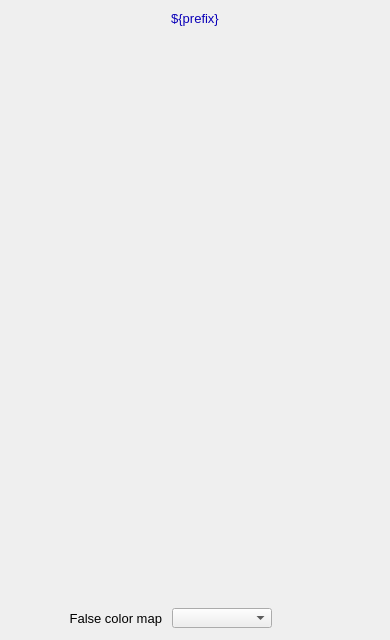
<?xml version="1.0" ?>
<ui version="4.0">
  <class>Dialog</class>
  <widget class="QWidget" name="screen">
    <property name="geometry">
      <rect>
        <x>193</x>
        <y>91</y>
        <width>390</width>
        <height>640</height>
      </rect>
    </property>
    <property name="styleSheet">
      <string notr="true">QWidget#screen {
  color: rgb(0, 0, 0);
  background-color: rgb(187, 187, 187);
  }</string>
    </property>
    <property name="windowTitle">
      <string>NDColorConvert</string>
    </property>
    <widget class="PyDMDrawingRectangle" name="rectangle">
      <property name="geometry">
        <rect>
          <x>0</x>
          <y>5</y>
          <width>390</width>
          <height>25</height>
        </rect>
      </property>
      <property name="brush" stdset="0">
        <brush brushstyle="SolidPattern">
          <color alpha="255">
            <red>218</red>
            <green>218</green>
            <blue>218</blue>
          </color>
        </brush>
      </property>
      <property name="penStyle" stdset="0">
        <enum>Qt::SolidLine</enum>
      </property>
      <property name="penColor" stdset="0">
        <color>
          <red>218</red>
          <green>218</green>
          <blue>218</blue>
        </color>
      </property>
      <property name="penWidth" stdset="0">
        <double>0</double>
      </property>
      <property name="penCapStyle" stdset="0">
        <enum>Qt::FlatCap</enum>
      </property>
      <property name="toolTip">
        <string>rectangle</string>
      </property>
    </widget>
    <widget class="QLabel" name="text">
      <property name="geometry">
        <rect>
          <x>87</x>
          <y>6</y>
          <width>216</width>
          <height>25</height>
        </rect>
      </property>
      <property name="text">
        <string>${prefix}</string>
      </property>
      <property name="font" stdset="0">
        <font>
          <pointsize>10</pointsize>
        </font>
      </property>
      <property name="brush" stdset="0">
        <brush brushstyle="SolidPattern">
          <color alpha="255">
            <red>10</red>
            <green>0</green>
            <blue>184</blue>
          </color>
        </brush>
      </property>
      <property name="toolTip">
        <string>text</string>
      </property>
      <property name="alignment">
        <set>Qt::AlignCenter</set>
      </property>
      <property name="styleSheet">
        <string notr="true">QLabel#text {
  color: rgb(10, 0, 184);
  }</string>
      </property>
    </widget>
    <widget class="PyDMEmbeddedDisplay" name="composite">
      <property name="geometry">
        <rect>
          <x>5</x>
          <y>40</y>
          <width>380</width>
          <height>530</height>
        </rect>
      </property>
      <property name="toolTip">
        <string>composite</string>
      </property>
      <property name="filename" stdset="0">
        <string>PluginBase_V24.ui</string>
      </property>
    </widget>
    <widget class="PyDMFrame" name="composite_1">
      <property name="geometry">
        <rect>
          <x>5</x>
          <y>575</y>
          <width>380</width>
          <height>60</height>
        </rect>
      </property>
      <widget class="PyDMDrawingRectangle" name="rectangle_1">
        <property name="geometry">
          <rect>
            <x>0</x>
            <y>0</y>
            <width>380</width>
            <height>60</height>
          </rect>
        </property>
        <property name="brush" stdset="0">
          <brush brushstyle="NoBrush">
            <color alpha="255">
              <red>0</red>
              <green>0</green>
              <blue>0</blue>
            </color>
          </brush>
        </property>
        <property name="penStyle" stdset="0">
          <enum>Qt::SolidLine</enum>
        </property>
        <property name="penColor" stdset="0">
          <color>
            <red>0</red>
            <green>0</green>
            <blue>0</blue>
          </color>
        </property>
        <property name="penWidth" stdset="0">
          <double>1</double>
        </property>
        <property name="penCapStyle" stdset="0">
          <enum>Qt::FlatCap</enum>
        </property>
        <property name="toolTip">
          <string>rectangle_1</string>
        </property>
      </widget>
      <widget class="PyDMFrame" name="composite_2">
        <property name="geometry">
          <rect>
            <x>7</x>
            <y>8</y>
            <width>366</width>
            <height>20</height>
          </rect>
        </property>
        <widget class="QLabel" name="text_1">
          <property name="geometry">
            <rect>
              <x>5</x>
              <y>575</y>
              <width>150</width>
              <height>20</height>
            </rect>
          </property>
          <property name="text">
            <string>Color mode out</string>
          </property>
          <property name="font" stdset="0">
            <font>
              <pointsize>10</pointsize>
            </font>
          </property>
          <property name="brush" stdset="0">
            <brush brushstyle="SolidPattern">
              <color alpha="255">
                <red>0</red>
                <green>0</green>
                <blue>0</blue>
              </color>
            </brush>
          </property>
          <property name="toolTip">
            <string>text_1</string>
          </property>
          <property name="alignment">
            <set>Qt::AlignRight|Qt::AlignTrailing|Qt::AlignVCenter</set>
          </property>
          <property name="styleSheet">
            <string notr="true">QLabel#text_1 {
  color: rgb(0, 0, 0);
  }</string>
          </property>
        </widget>
        <widget class="PyDMEnumComboBox" name="menu">
          <property name="geometry">
            <rect>
              <x>165</x>
              <y>575</y>
              <width>100</width>
              <height>20</height>
            </rect>
          </property>
          <property name="toolTip">
            <string>${prefix}ColorModeOut</string>
          </property>
          <property name="channel" stdset="0">
            <string>ca://${prefix}ColorModeOut</string>
          </property>
          <property name="font" stdset="0">
            <font>
              <pointsize>10</pointsize>
            </font>
          </property>
          <property name="styleSheet">
            <string notr="true">PyDMEnumComboBox#menu {
  color: rgb(0, 0, 0);
  background-color: rgb(115, 223, 255);
  }</string>
          </property>
        </widget>
        <widget class="PyDMLabel" name="text_update">
          <property name="geometry">
            <rect>
              <x>271</x>
              <y>576</y>
              <width>100</width>
              <height>18</height>
            </rect>
          </property>
          <property name="toolTip">
            <string>PV: ${prefix}ColorModeOut_RBV</string>
          </property>
          <property name="channel" stdset="0">
            <string>ca://${prefix}ColorModeOut_RBV</string>
          </property>
          <property name="font" stdset="0">
            <font>
              <pointsize>10</pointsize>
            </font>
          </property>
          <property name="alignment">
            <set>Qt::AlignLeading|Qt::AlignLeft|Qt::AlignVCenter</set>
          </property>
          <property name="textInteractionFlags">
            <set>Qt::TextSelectableByKeyboard|Qt::TextSelectableByMouse</set>
          </property>
          <property name="styleSheet">
            <string notr="true">PyDMLabel#text_update {
  color: rgb(10, 0, 184);
  background-color: rgb(187, 187, 187);
  }</string>
          </property>
        </widget>
      </widget>
      <widget class="QLabel" name="text_2">
        <property name="geometry">
          <rect>
            <x>7</x>
            <y>33</y>
            <width>150</width>
            <height>20</height>
          </rect>
        </property>
        <property name="text">
          <string>False color map</string>
        </property>
        <property name="font" stdset="0">
          <font>
            <pointsize>10</pointsize>
          </font>
        </property>
        <property name="brush" stdset="0">
          <brush brushstyle="SolidPattern">
            <color alpha="255">
              <red>0</red>
              <green>0</green>
              <blue>0</blue>
            </color>
          </brush>
        </property>
        <property name="toolTip">
          <string>text_2</string>
        </property>
        <property name="alignment">
          <set>Qt::AlignRight|Qt::AlignTrailing|Qt::AlignVCenter</set>
        </property>
        <property name="styleSheet">
          <string notr="true">QLabel#text_2 {
  color: rgb(0, 0, 0);
  }</string>
        </property>
      </widget>
      <widget class="PyDMEnumComboBox" name="menu_1">
        <property name="geometry">
          <rect>
            <x>167</x>
            <y>33</y>
            <width>100</width>
            <height>20</height>
          </rect>
        </property>
        <property name="toolTip">
          <string>${prefix}FalseColor</string>
        </property>
        <property name="channel" stdset="0">
          <string>ca://${prefix}FalseColor</string>
        </property>
        <property name="font" stdset="0">
          <font>
            <pointsize>10</pointsize>
          </font>
        </property>
        <property name="styleSheet">
          <string notr="true">PyDMEnumComboBox#menu_1 {
  color: rgb(0, 0, 0);
  background-color: rgb(115, 223, 255);
  }</string>
        </property>
      </widget>
      <widget class="PyDMLabel" name="text_update_1">
        <property name="geometry">
          <rect>
            <x>273</x>
            <y>34</y>
            <width>100</width>
            <height>18</height>
          </rect>
        </property>
        <property name="toolTip">
          <string>PV: ${prefix}FalseColor_RBV</string>
        </property>
        <property name="channel" stdset="0">
          <string>ca://${prefix}FalseColor_RBV</string>
        </property>
        <property name="font" stdset="0">
          <font>
            <pointsize>10</pointsize>
          </font>
        </property>
        <property name="alignment">
          <set>Qt::AlignLeading|Qt::AlignLeft|Qt::AlignVCenter</set>
        </property>
        <property name="textInteractionFlags">
          <set>Qt::TextSelectableByKeyboard|Qt::TextSelectableByMouse</set>
        </property>
        <property name="styleSheet">
          <string notr="true">PyDMLabel#text_update_1 {
  color: rgb(10, 0, 184);
  background-color: rgb(187, 187, 187);
  }</string>
        </property>
      </widget>
    </widget>
  </widget>
  <customwidgets>
    <customwidget>
      <class>PyDMDrawingRectangle</class>
      <extends>QWidget</extends>
      <header>pydm.widgets.drawing</header>
    </customwidget>
    <customwidget>
      <class>PyDMLabel</class>
      <extends>QLabel</extends>
      <header>pydm.widgets.label</header>
    </customwidget>
    <customwidget>
      <class>PyDMEmbeddedDisplay</class>
      <extends>QFrame</extends>
      <header>pydm.widgets.embedded_display</header>
    </customwidget>
    <customwidget>
      <class>PyDMFrame</class>
      <extends>QFrame</extends>
      <header>pydm.widgets.frame</header>
    </customwidget>
    <customwidget>
      <class>PyDMEnumComboBox</class>
      <extends>QComboBox</extends>
      <header>pydm.widgets.enum_combo_box</header>
    </customwidget>
  </customwidgets>
</ui>
